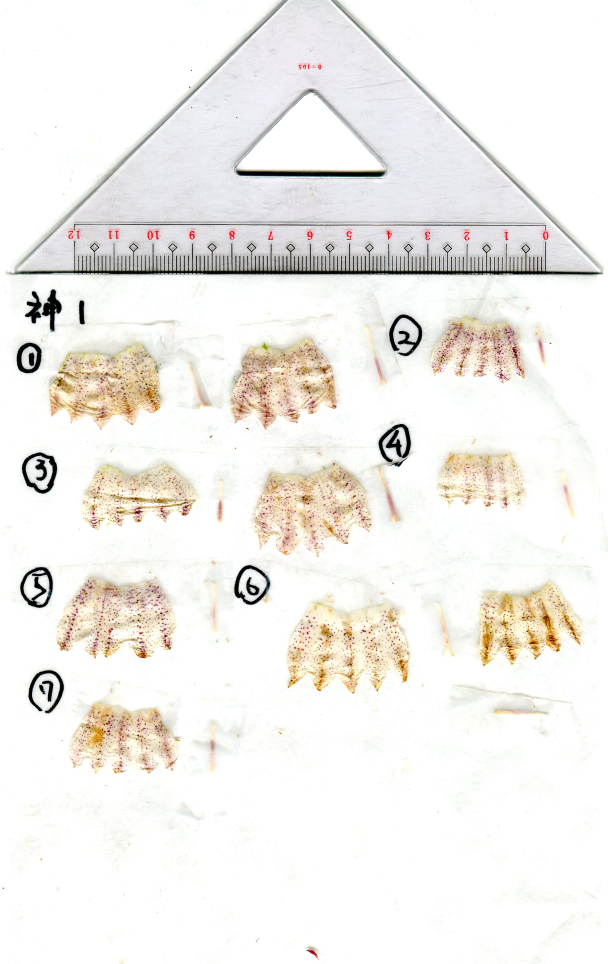
#> input picture shimahotarubukuro/kozushima/kozu1.jpg, 1824 x 2891 px (shown at 1/3 size)
$ python -i evaluate_shimask_labels.py   (imports and definitions only)
#> lines starting #> are read from the running program, lines starting #| are printed output that depends on the picture; after the words box and inside, x2 and y2 are one past the last pixel; in counts of white or black regions, pixels touching at a corner belong together
#> further down, picture is the input picture: shape (2891, 1824, 3); mean B, G, R 235.4, 239.3, 241.8
# -*- coding: utf-8 -*-
"""Inspect hand-labelled shimask images without using them as runtime inputs.

Red pixels are treated as reviewed corolla mask labels and green pixels as
reviewed reproductive-organ labels.  This tool only creates evaluation data and
previews; the extraction pipeline continues to operate on the raw scans.
"""
from __future__ import annotations

import argparse
import csv
from pathlib import Path

import cv2
import numpy as np

IMAGE_SUFFIXES = {".jpg", ".jpeg", ".png", ".tif", ".tiff"}


# [6 lines left out: function load_bgr, not called in this run]


def label_masks(image: np.ndarray) -> tuple[np.ndarray, np.ndarray]:
    """Extract saturated red and green annotations from a labelled preview."""
    hsv = cv2.cvtColor(image, cv2.COLOR_BGR2HSV)
#> hsv: shape (2891, 1824, 3); mean H, S, V 31.7, 11.8, 242.8
    hue, sat, val = cv2.split(hsv)
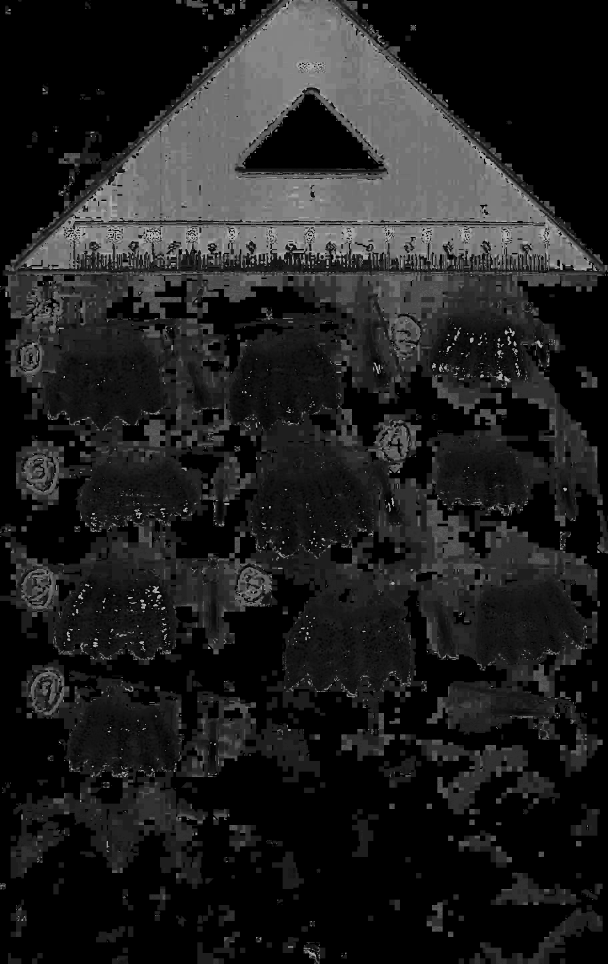
#> hue: shape (2891, 1824) (shown at 1/3 size); min 0, max 179, mean 31.7
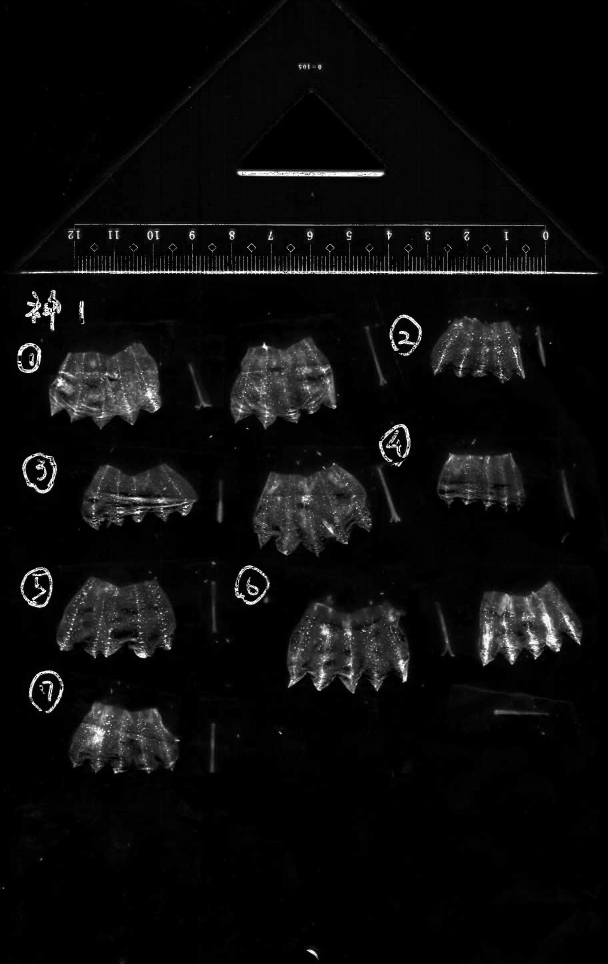
#> sat: shape (2891, 1824) (shown at 1/3 size); min 0, max 255, mean 11.8
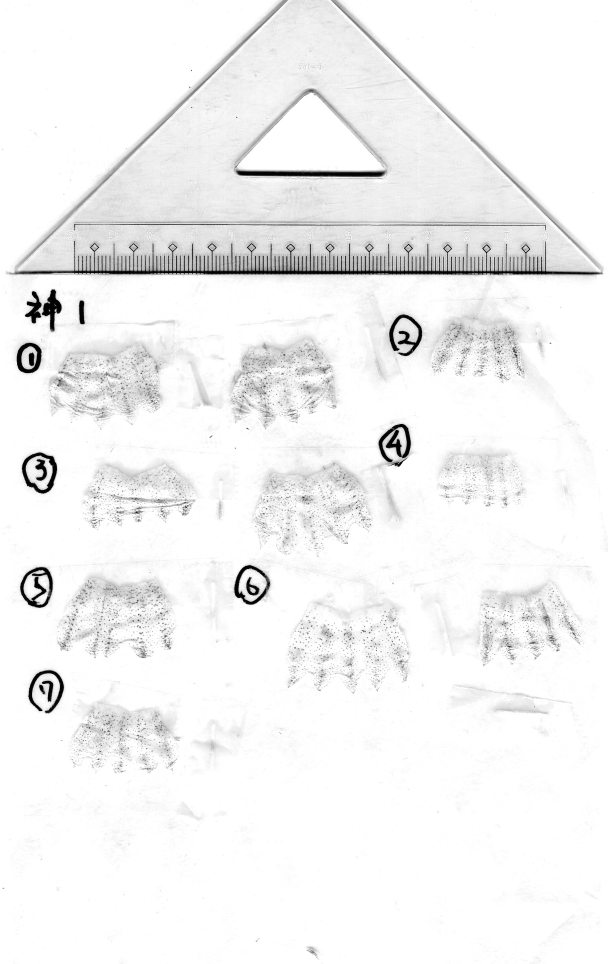
#> val: shape (2891, 1824) (shown at 1/3 size); min 0, max 255, mean 242.8
    vivid = (sat >= 105) & (val >= 80)
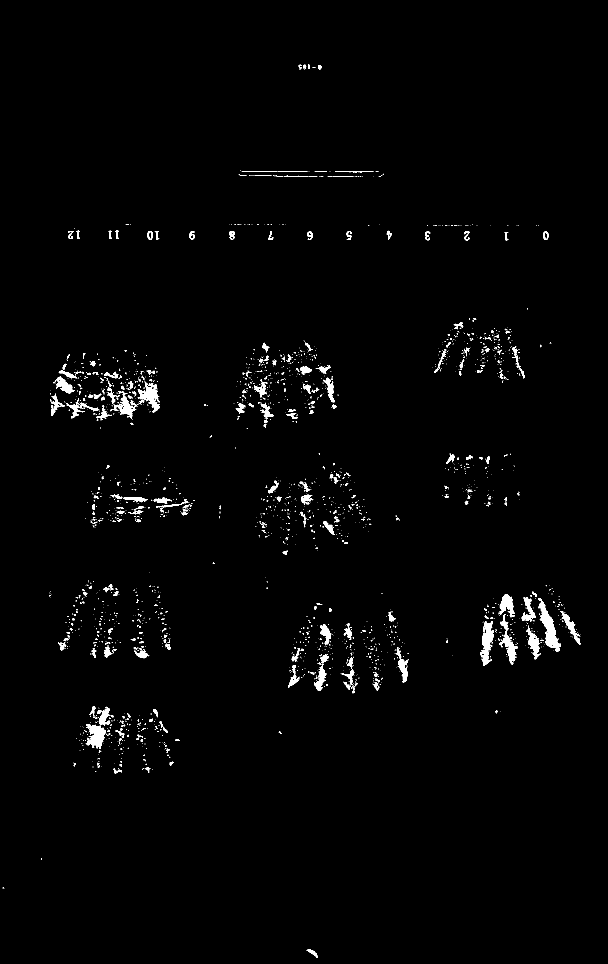
#> vivid: shape (2891, 1824) bool (shown at 1/3 size); 1.3% white; 2262 white regions (1936 under 20 px), largest, box (x1, y1, x2, y2) and area: (1615, 1802, 1682, 1956) 3615, (1440, 1863, 1481, 1998) 2755, (257, 2172, 318, 2247) 2533
    red = vivid & ((hue <= 12) | (hue >= 168))
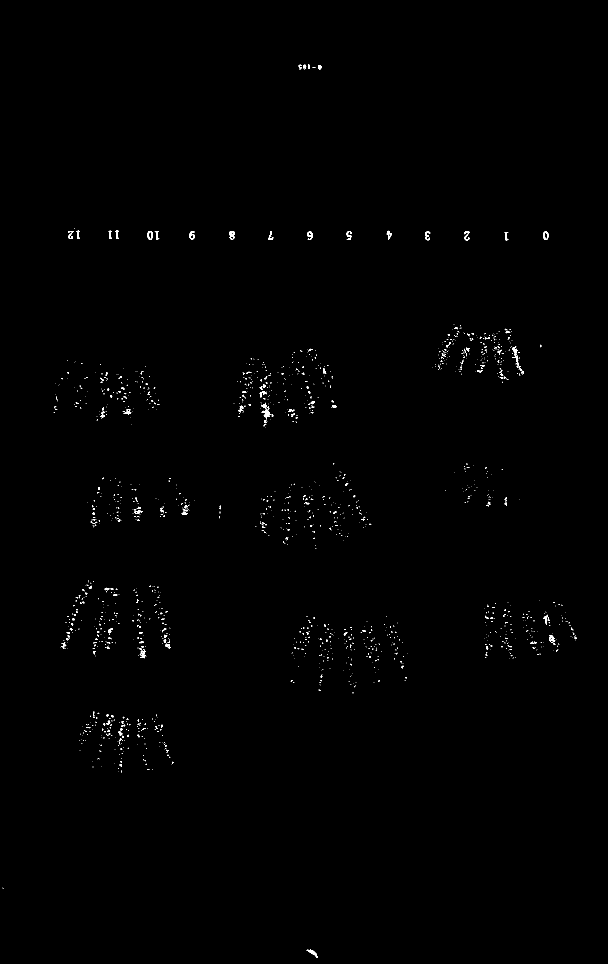
#> red: shape (2891, 1824) bool (shown at 1/3 size); 0.31% white in thin lines or dots, all inside (x1, y1, x2, y2) = (8, 194, 1731, 2874)
    green = vivid & (hue >= 35) & (hue <= 95)
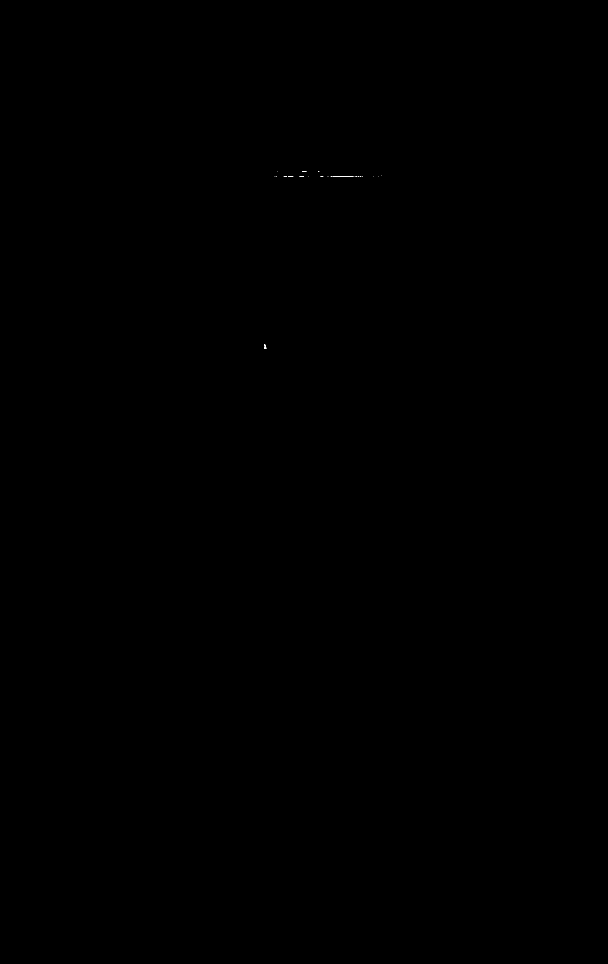
#> green: shape (2891, 1824) bool (shown at 1/3 size); 0% white in thin lines or dots, all inside (x1, y1, x2, y2) = (792, 515, 1144, 1047)

    kernel = np.ones((3, 3), np.uint8)
    red = cv2.morphologyEx(red.astype(np.uint8), cv2.MORPH_CLOSE, kernel)
#> red: shape (2891, 1824); values 0 (black) and 1 (white), 0.34% white; 1436 white regions (1252 under 20 px), largest, box (x1, y1, x2, y2) and area: (784, 1208, 820, 1258) 570, (1537, 1039, 1572, 1124) 528, (688, 693, 704, 719) 279
    green = cv2.morphologyEx(green.astype(np.uint8), cv2.MORPH_CLOSE, kernel)
    return red, green


# [112 lines left out: functions components, make_preview, write_csv, main, not called in this run]


# [2 lines not run here, left out]

>>> import cv2
>>> picture = cv2.imread('shimahotarubukuro/kozushima/kozu1.jpg')
>>> result = label_masks(picture)
